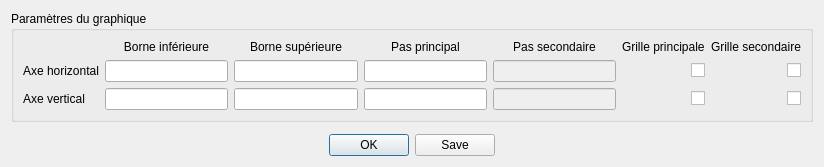
<?xml version="1.0" encoding="UTF-8"?>
<ui version="4.0">
 <class>FenetreGraphique</class>
 <widget class="QDialog" name="FenetreGraphique">
  <property name="geometry">
   <rect>
    <x>0</x>
    <y>0</y>
    <width>824</width>
    <height>161</height>
   </rect>
  </property>
  <property name="windowTitle">
   <string>Graphique</string>
  </property>
  <layout class="QGridLayout" name="gridLayoutFenetreGraphique">
   <item row="0" column="0">
    <widget class="QGroupBox" name="groupBoxParametresGraphique">
     <property name="title">
      <string>Paramètres du graphique</string>
     </property>
     <layout class="QGridLayout" name="gridLayoutParametresGraphique">
      <item row="0" column="1">
       <widget class="QLabel" name="labelBorneInferieure">
        <property name="text">
         <string>Borne inférieure</string>
        </property>
        <property name="alignment">
         <set>Qt::AlignCenter</set>
        </property>
       </widget>
      </item>
      <item row="0" column="2">
       <widget class="QLabel" name="labelBorneSuperieure">
        <property name="text">
         <string>Borne supérieure</string>
        </property>
        <property name="alignment">
         <set>Qt::AlignCenter</set>
        </property>
       </widget>
      </item>
      <item row="0" column="3">
       <widget class="QLabel" name="labelPasPrincipal">
        <property name="text">
         <string>Pas principal</string>
        </property>
        <property name="alignment">
         <set>Qt::AlignCenter</set>
        </property>
       </widget>
      </item>
      <item row="0" column="4">
       <widget class="QLabel" name="labelPasSecondaire">
        <property name="text">
         <string>Pas secondaire</string>
        </property>
        <property name="alignment">
         <set>Qt::AlignCenter</set>
        </property>
       </widget>
      </item>
      <item row="0" column="5">
       <widget class="QLabel" name="labelGrillePrincipale">
        <property name="text">
         <string>Grille principale</string>
        </property>
       </widget>
      </item>
      <item row="0" column="6">
       <widget class="QLabel" name="labelGrilleSecondaire">
        <property name="text">
         <string>Grille secondaire</string>
        </property>
       </widget>
      </item>
      <item row="1" column="0">
       <widget class="QLabel" name="labelAxeHorizontal">
        <property name="text">
         <string>Axe horizontal</string>
        </property>
       </widget>
      </item>
      <item row="1" column="1">
       <widget class="QLineEdit" name="lineEditAxeHorizontalBorneInferieure"/>
      </item>
      <item row="1" column="2">
       <widget class="QLineEdit" name="lineEditAxeHorizontalBorneSuperieure"/>
      </item>
      <item row="1" column="3">
       <widget class="QLineEdit" name="lineEditAxeHorizontalPasPrincipal"/>
      </item>
      <item row="1" column="4">
       <widget class="QLineEdit" name="lineEditAxeHorizontalPasSecondaire">
        <property name="enabled">
         <bool>false</bool>
        </property>
       </widget>
      </item>
      <item row="1" column="5">
       <widget class="QCheckBox" name="checkBoxAxeHorizontalGrillePrincipale">
        <property name="layoutDirection">
         <enum>Qt::RightToLeft</enum>
        </property>
        <property name="text">
         <string/>
        </property>
       </widget>
      </item>
      <item row="1" column="6">
       <widget class="QCheckBox" name="checkBoxAxeHorizontalGrilleSecondaire">
        <property name="layoutDirection">
         <enum>Qt::RightToLeft</enum>
        </property>
        <property name="text">
         <string/>
        </property>
       </widget>
      </item>
      <item row="2" column="0">
       <widget class="QLabel" name="labelAxeVertical">
        <property name="text">
         <string>Axe vertical</string>
        </property>
       </widget>
      </item>
      <item row="2" column="1">
       <widget class="QLineEdit" name="lineEditAxeVerticalBorneInferieure"/>
      </item>
      <item row="2" column="2">
       <widget class="QLineEdit" name="lineEditAxeVerticalBorneSuperieure"/>
      </item>
      <item row="2" column="3">
       <widget class="QLineEdit" name="lineEditAxeVerticalPasPrincipal"/>
      </item>
      <item row="2" column="4">
       <widget class="QLineEdit" name="lineEditAxeVerticalPasSecondaire">
        <property name="enabled">
         <bool>false</bool>
        </property>
       </widget>
      </item>
      <item row="2" column="5">
       <widget class="QCheckBox" name="checkBoxAxeVerticalGrillePrincipale">
        <property name="layoutDirection">
         <enum>Qt::RightToLeft</enum>
        </property>
        <property name="text">
         <string/>
        </property>
       </widget>
      </item>
      <item row="2" column="6">
       <widget class="QCheckBox" name="checkBoxAxeVerticalGrilleSecondaire">
        <property name="layoutDirection">
         <enum>Qt::RightToLeft</enum>
        </property>
        <property name="text">
         <string/>
        </property>
       </widget>
      </item>
     </layout>
    </widget>
   </item>
   <item row="1" column="0">
    <widget class="QWidget" name="widgetGraphique" native="true">
     <property name="sizePolicy">
      <sizepolicy hsizetype="Preferred" vsizetype="Expanding">
       <horstretch>0</horstretch>
       <verstretch>0</verstretch>
      </sizepolicy>
     </property>
    </widget>
   </item>
   <item row="2" column="0">
    <widget class="QDialogButtonBox" name="buttonBox">
     <property name="standardButtons">
      <set>QDialogButtonBox::Ok|QDialogButtonBox::Save</set>
     </property>
     <property name="centerButtons">
      <bool>true</bool>
     </property>
    </widget>
   </item>
  </layout>
 </widget>
 <resources/>
 <connections>
  <connection>
   <sender>buttonBox</sender>
   <signal>accepted()</signal>
   <receiver>FenetreGraphique</receiver>
   <slot>accept()</slot>
   <hints>
    <hint type="sourcelabel">
     <x>248</x>
     <y>254</y>
    </hint>
    <hint type="destinationlabel">
     <x>157</x>
     <y>274</y>
    </hint>
   </hints>
  </connection>
  <connection>
   <sender>buttonBox</sender>
   <signal>rejected()</signal>
   <receiver>FenetreGraphique</receiver>
   <slot>reject()</slot>
   <hints>
    <hint type="sourcelabel">
     <x>316</x>
     <y>260</y>
    </hint>
    <hint type="destinationlabel">
     <x>286</x>
     <y>274</y>
    </hint>
   </hints>
  </connection>
 </connections>
</ui>
